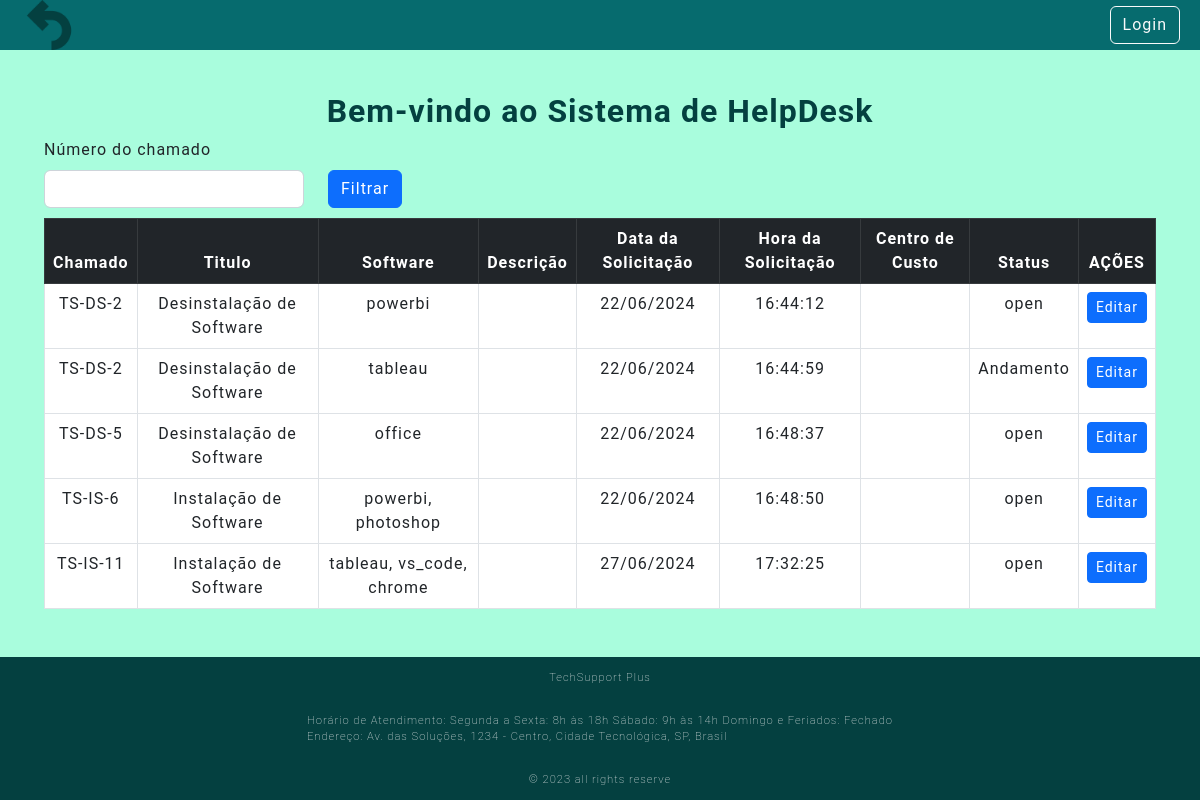
The page /tiket on the database as committed earlier.
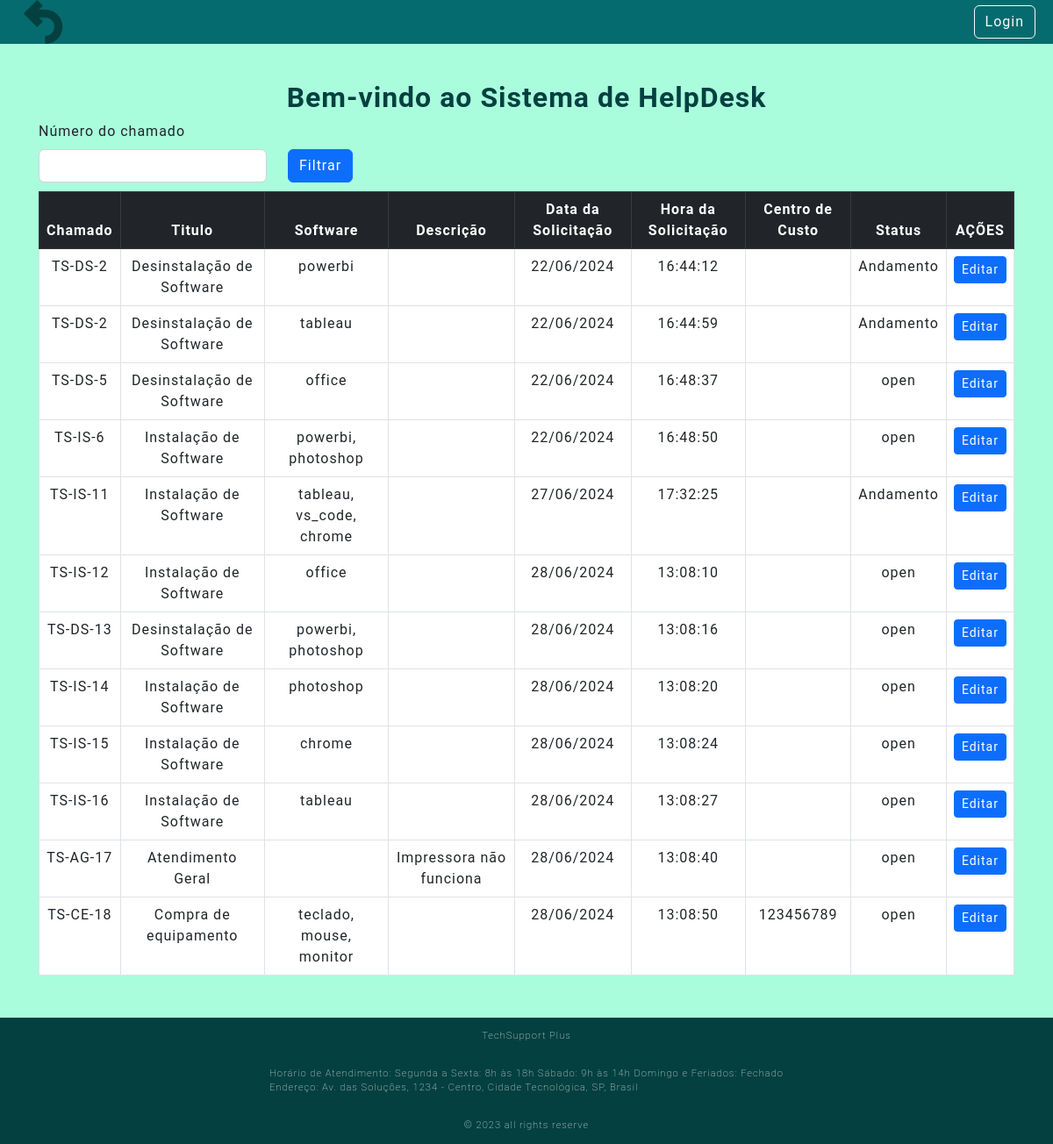
The same page on the database as committed later.
### Src/Model/Bd.py (models this page shows, shortened)
class Ticket(db.Model):
    __tablename__ = "Ticket"
    id = db.Column(db.Integer, primary_key=True, autoincrement=True)
    idUser = db.Column(db.Integer,db.ForeignKey('CreatUser.id'))
    identificador = db.Column(db.String(50), nullable=False)
    title = db.Column(db.String(50), nullable=False)
    software = db.Column(db.String(50), nullable=False)
    description = db.Column(db.String, nullable=False)
    status = db.Column(db.String(20), nullable=False, default='Open')
    execution = db.Column(db.String(500), nullable=False)
    created_data = db.Column(db.String, nullable=False)
    created_hora = db.Column(db.String, nullable=False)
    cost_center = db.Column(db.String, nullable=False)

### Src/View/NewTicket.py (the view)
@tk.route('/tiket')
def tiket():
    tickets = Ticket.query.all()
    return render_template('servicos.html', tickets=tickets)

### Templates/servicos.html
{% extends 'base.html' %}
{% block conteudo %}
<h1>Bem-vindo ao Sistema de HelpDesk</h1>
<div class="row" style="text-align: left;">
    <label class="form-label" for="form3Example4">Número do chamado</label>
    <form method="POST" action="{{url_for('router.tk.servicos')}}" >
        <div class="form-group row">
            <div class="form-group col-md-3">
                <input type="text" class="form-control" name="numeroChamado">
            </div>
            <div class="col-auto">
                <button type="submit" class="btn btn-primary">Filtrar</button>
            </div>
        </div>
    </form>
    <br> <br>
</div>
<div class="bg-white ">
    <table class="table table-bordered table-hover">
        <thead class="table-dark">
            <tr>
                <th scope="col">Chamado</th>
                <th scope="col">Titulo</th>
                <th scope="col">Software</th>
                <th scope="col">Descrição</th>
                <th scope="col">Data da Solicitação</th>
                <th scope="col">Hora da Solicitação</th>
                <th scope="col">Centro de Custo</th>
                <th scope="col">Status</th>
                <th scope="col">AÇÕES</th>
            </tr>
        </thead>
        <tbody>
            {% for ticket in tickets %}
            {% if ticket.status != "Fechado" %}
            <tr>
                <td>{{ticket.identificador}}</td>
                <td>{{ticket.title}}</td>
                <td>{{ticket.software}}</td>
                <td>{{ticket.description}}</td>
                <td>{{ticket.created_data}}</td>
                <td>{{ticket.created_hora}}</td>
                <td>{{ticket.cost_center}}</td>
                <td>{{ticket.status}}</td>
                <td> <a href="{{ticket.id}}/atendimento" class="btn btn-primary btn-sm" >Editar</a>
                </td>
            </tr>
            {% endif %}
            {% endfor %}
        </tbody>
    </table>
</div>
{% endblock conteudo %}

### Templates/base.html (shortened to what this page needs)
<!DOCTYPE html>
<html lang="pt-br">
    <head>
        <link rel="stylesheet"
            href="https://cdn.jsdelivr.net/npm/bootstrap@5.2.3/dist/css/bootstrap.min.css"
>
        <link rel="stylesheet"
            href="https://cdnjs.cloudflare.com/ajax/libs/font-awesome/6.4.2/css/all.min.css"
 />
        <link rel="stylesheet"
            href="{{url_for('static', filename='style.css')}}">
    </head>
    <body>
        <header>
            {% include 'nav.html' %}
        </header>
        <main>
            <div class="container">
                {% block conteudo %}
                {% endblock conteudo %}
            </div>
        </main>
        <footer>
            {% include 'footer.html' %}
        </footer>
    </body>
</html>

### Templates/nav.html (shortened to what this page needs)
<nav class="navbar navbar-expand-lg bg-body-tertiary" id="nav_content">
  <div class="container-fluid" id="nav_content">
    <div class="container-fluid">
      <a href="{{ url_for('router.home.index') }}">
        <img src="{{ url_for('static', filename='img/seta-de-retorno-a-esquerda.png') }}"
          alt="Remoção ou Desinstalação de Software" width="50">
      </a>
    </div>
    <div class="ms-auto">
      {% if not current_user.userName %}
      <div class="text-end login-button">
        <a type="button" class="btn btn-outline-light me-2" href="{{url_for('router.login.login')}}">Login</a>
      </div>
      {% else %}
      <div class="text-end me-4 user-info">
        Usuário logado: {{current_user.userName}}
        <a type="button" class="btn btn-outline-light me-2" href="{{url_for('router.login.logout')}}">Logout</a>
      </div>
      {% endif %}
    </div>
  </div>
</nav>

### Templates/footer.html
<div id="footer_copyright"> TechSupport Plus </div>
  <div id="footer_endereco">
    Horário de Atendimento:
    Segunda a Sexta: 8h às 18h
    Sábado: 9h às 14h
    Domingo e Feriados: Fechado
    <br>
    Endereço: Av. das Soluções, 1234 - Centro, Cidade Tecnológica, SP, Brasil
  </div>
  <div id="footer_copyright"> &#169 2023 all rights reserve </div>

### Public/style.css (style rules this page uses)
:root { --color-neutral-0: #044040; --color-neutral-10: #2e2c2c; --color-neutral-20: #066b6e; --color-neutral-30: #a8a29e; --color-neutral-40: #fcf8f8; --color-neutral-50: #a9fddd; }
#nav_content { background-color: var(--color-neutral-20); position: fixed; top: 0; width: 100%; z-index: 1000; }
* { font-family: 'Roboto', sans-serif; margin: 0; padding: 0; box-sizing: border-box; letter-spacing: 1px; }
body { background: var(--color-neutral-50); display: flex; flex-direction: column; min-height: 100vh; }
main { display: flex; flex-direction: column; align-items: center; justify-content: center; text-align: center; padding: 2rem; flex: 1 0 auto; }
.container { margin-top: 60px; }
h1 { color: var(--color-neutral-0); font-size: 2rem; font-weight: bold; }
footer { bottom: 0; width: 100%; color: var(--color-neutral-40); flex-shrink: 0; }
#footer_copyright { display: flex; justify-content: center; background-color: var(--color-neutral-0); font-size: 0.7rem; padding: 0.8rem; font-weight: 50; }
#footer_endereco { display: flex; justify-content: center; background-color: var(--color-neutral-0); font-size: 0.7rem; padding: 0.8rem; font-weight: 10; }
.login-button { width: 200px; }

Rows that differ between the two databases and show on the page:
changed Ticket "powerbi": status "open" → "Andamento"
changed Ticket "TS-IS-11": status "open" → "Andamento"
added Ticket: identificador "TS-IS-12", title "Instalação de Software", software "office", created_data "28/06/2024", created_hora "13:08:10", status "open"
added Ticket: identificador "TS-DS-13", title "Desinstalação de Software", software "powerbi, photoshop", created_data "28/06/2024", created_hora "13:08:16", status "open"
added Ticket: identificador "TS-IS-14", title "Instalação de Software", software "photoshop", created_data "28/06/2024", created_hora "13:08:20", status "open"
added Ticket: identificador "TS-IS-15", title "Instalação de Software", software "chrome", created_data "28/06/2024", created_hora "13:08:24", status "open"
added Ticket: identificador "TS-IS-16", title "Instalação de Software", software "tableau", created_data "28/06/2024", created_hora "13:08:27", status "open"
added Ticket: identificador "TS-AG-17", title "Atendimento Geral", description "Impressora não funciona", created_data "28/06/2024", created_hora "13:08:40", status "open"
added Ticket: identificador "TS-CE-18", title "Compra de equipamento", software "teclado, mouse, monitor", created_data "28/06/2024", created_hora "13:08:50", cost_center "123456789", status "open"
